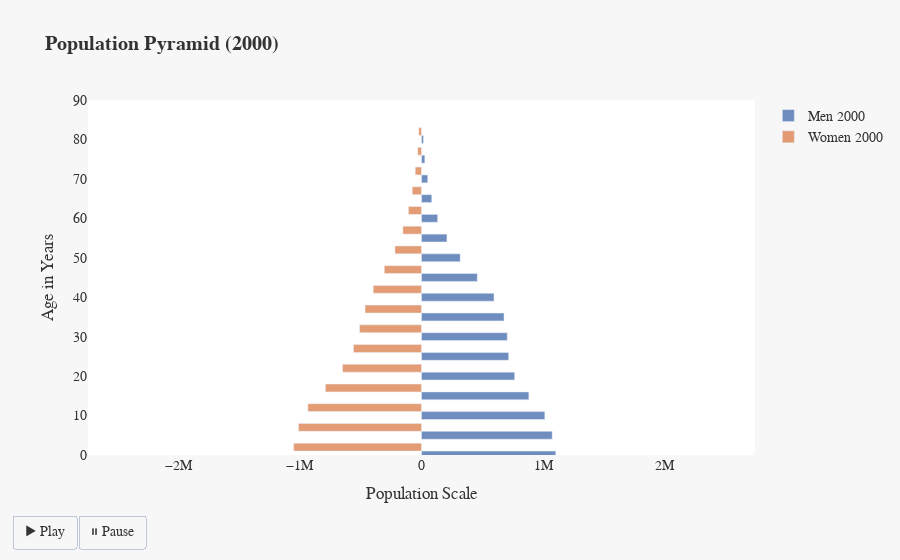

The cell this chart's notebook holds for it:
### Markdown cell above
# Deliverable 5: Animated Population Pyramid for Saudi Arabia

### Code cell
def animated_population_pyramid(df, years):
    years = [str(year) for year in years if str(year) in df.index]
    if not years:
        return "Please ensure all selected years are within your dataframe."
    max_male = df.filter(like="Male").max().max()
    max_female = df.filter(like="Female").max().max()
    max_val = max(max_male, max_female)
    fixed_x_range = [-max_val, max_val]

    def get_bars(year):
        """Returns bars for a given year (Men & Women)."""
        return [
            go.Bar(x=df.loc[year].filter(like="Male").values, 
                   y=[int(s[:2])+1 for s in age_ranges],
                   orientation='h', name=f'Men {year}',
                   marker=dict(color='#4C72B0'), opacity=0.8),
            
            go.Bar(x=-df.loc[year].filter(like="Female").values, 
                   y=[int(s[:2])+1 for s in age_ranges],
                   orientation='h', name=f'Women {year}',
                   marker=dict(color='#DD8452'), opacity=0.8)
        ]

    # Create figure with first year's data
    fig = go.Figure(
        data=get_bars(years[0]),
        layout=go.Layout(
            title=f"<b>Population Pyramid ({years[0]})</b>",
            xaxis=dict(title="Population Scale", range=fixed_x_range, showgrid=True, zeroline=False),
            yaxis=dict(title="Age in Years", range=[0, 90], showgrid=True),
            paper_bgcolor="#F7F7F7",  # Light background
            plot_bgcolor="#FFFFFF",   # White plot background
            font=dict(family="Arial, sans-serif", size=14, color="#333333"),
            updatemenus=[{
                "buttons": [
                    {"args": [None, {"frame": {"duration": 1500, "redraw": True}, "fromcurrent": True}],
                     "label": "▶ Play", "method": "animate"},
                    {"args": [[None], {"frame": {"duration": 0, "redraw": True}, "mode": "immediate",
                                       "transition": {"duration": 0}}],
                     "label": "⏸ Pause", "method": "animate"}
                ],
                "direction": "left", "pad": {"r": 10, "t": 60},
                "showactive": False, "type": "buttons", "x": 0.1, "xanchor": "right", "y": 0, "yanchor": "top"
            }]
        )
    )

    # Add animation frames
    fig.frames = [go.Frame(data=get_bars(year), name=year) for year in years]

    # Display the animated plot
    pyo.iplot(fig)

# Example function call
animated_population_pyramid(sau_df, range(2000, 2021, 2))

### Figure 1 — Plotly figure (JSON) as saved in the notebook; plotly's stock layout.template omitted (floating-point values rounded to 4 significant figures)
{"data": [{"marker": {"color": "#4C72B0"}, "name": "Men 2000", "opacity": 0.8, "orientation": "h", "type": "bar", "x": [1105000.0, 1076000.0, 1015000.0, 883400.0, 766600.0, 717200.0, 705600.0, 678900.0, 596700.0, 458900.0, 318600.0, 209300.0, 133100.0, 84460.0, 51220.0, 27430.0, 16080.0], "y": [1, 6, 11, 16, 21, 26, 31, 36, 41, 46, 51, 56, 61, 66, 71, 76, 81]}, {"marker": {"color": "#DD8452"}, "name": "Women 2000", "opacity": 0.8, "orientation": "h", "type": "bar", "x": [-1052000.0, -1012000.0, -934800.0, -790700.0, -649300.0, -559300.0, -509200.0, -464500.0, -397000.0, -306100.0, -218400.0, -153000.0, -107400.0, -76070.0, -51630.0, -31210.0, -22410.0], "y": [1, 6, 11, 16, 21, 26, 31, 36, 41, 46, 51, 56, 61, 66, 71, 76, 81]}], "layout": {"font": {"color": "#333333", "family": "Arial, sans-serif", "size": 14}, "paper_bgcolor": "#F7F7F7", "plot_bgcolor": "#FFFFFF", "title": {"text": "<b>Population Pyramid (2000)</b>"}, "updatemenus": [{"buttons": [{"args": [null, {"frame": {"duration": 1500, "redraw": true}, "fromcurrent": true}], "label": "▶ Play", "method": "animate"}, {"args": [[null], {"frame": {"duration": 0, "redraw": true}, "mode": "immediate", "transition": {"duration": 0}}], "label": "⏸ Pause", "method": "animate"}], "direction": "left", "pad": {"r": 10, "t": 60}, "showactive": false, "type": "buttons", "x": 0.1, "xanchor": "right", "y": 0, "yanchor": "top"}], "xaxis": {"range": [-2744293, 2744293], "showgrid": true, "title": {"text": "Population Scale"}, "zeroline": false}, "yaxis": {"range": [0, 90], "showgrid": true, "title": {"text": "Age in Years"}}}}
